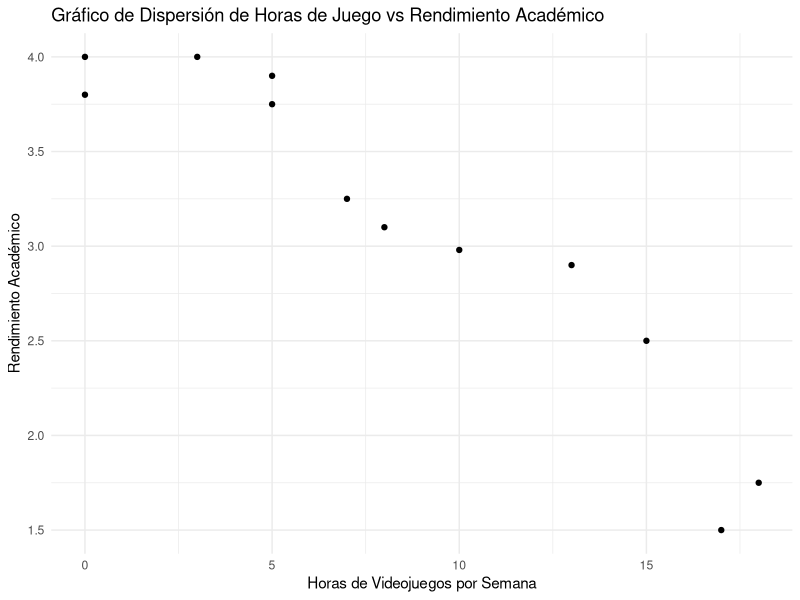
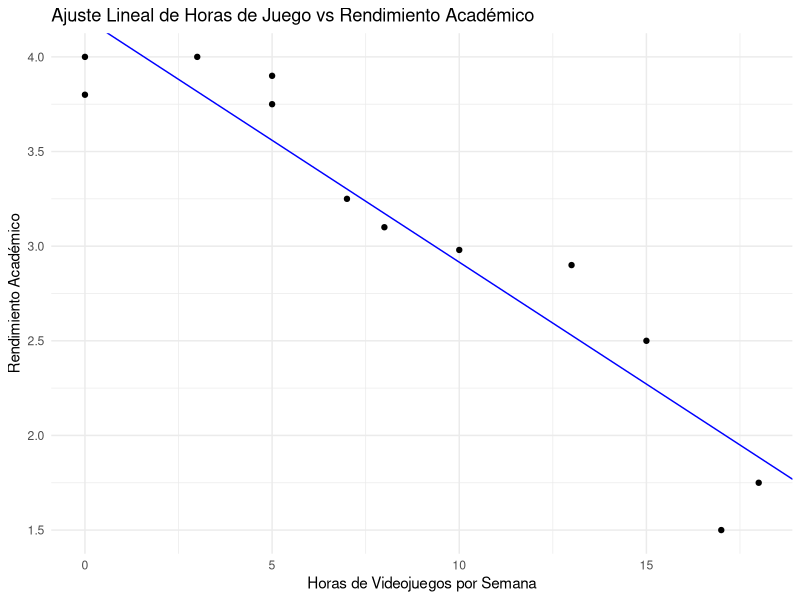

Write R code to recreate these figures, in order.
## ---- chunk 1
# Puntos de datos
horas_juego <- c(0, 15, 3, 5, 5, 0, 13, 8, 7, 17, 18, 10)
rendimiento <- c(4.00, 2.5, 4.0, 3.9, 3.75, 3.8, 2.9, 3.1, 3.25, 1.5, 1.75, 2.98)
## ---- chunk 2
library(ggplot2)

# Creando un dataframe
datos <- data.frame(horas_juego, rendimiento)

# Creando el gráfico
ggplot(datos, aes(x = horas_juego, y = rendimiento)) +
  geom_point() + 
  theme_minimal() +
  labs(title = "Gráfico de Dispersión de Horas de Juego vs Rendimiento Académico",
       x = "Horas de Videojuegos por Semana",
       y = "Rendimiento Académico")
## ---- chunk 3
# Vector x
x <- horas_juego

# Vector U_1
U_1 <- (1/sqrt(12)) * rep(1, 12)
## ---- chunk 4
# Calculamos la media de x
media_x <- mean(horas_juego)

# Calculamos x menos la media de x (x - media_x)
diferencia_x <- horas_juego - media_x

# Calculamos la norma de la diferencia (la longitud del vector diferencia_x)
norma_diferencia_x <- sqrt(sum(diferencia_x^2))

# Finalmente, calculamos U_2 dividiendo la diferencia_x por su norma
U_2 <- diferencia_x / norma_diferencia_x

# Mostramos el vector U_2
U_2
## ---- chunk 5
y = rendimiento
# Asumiendo que las variables y, U_1, y U_2 ya están definidas correctamente
# Producto punto de y y U_1
proyeccion_y_U_1 <- sum(y * U_1)

# Producto punto de y y U_2
proyeccion_y_U_2 <- sum(y * U_2)

# Mostrando los resultados
proyeccion_y_U_1
proyeccion_y_U_2
## ---- chunk 6
# Calculamos los vectores de proyección
PU_1_y <- proyeccion_y_U_1 * U_1
PU_2_y <- proyeccion_y_U_2 * U_2

# El vector media es PU_1 y
vector_media <- PU_1_y

# El vector pendiente es PU_2 y
vector_pendiente <- PU_2_y

# El vector error es la diferencia entre y y todas las proyecciones
vector_error <- y - (vector_media + vector_pendiente)

# Descomposición del vector de observación
y_descomposicion <- vector_media + vector_pendiente + vector_error

# Verificamos la descomposición
y_descomposicion
## ---- chunk 7

# Cálculo de las medias
media_x <- mean(horas_juego)
media_y <- mean(rendimiento)

# Estimación de la pendiente beta_1
beta_1 <- sum((horas_juego - media_x) * (rendimiento - media_y)) / sum((horas_juego - media_x)^2)

# Estimación del término de intercepción beta_0
beta_0 <- media_y - beta_1 * media_x

# Creando el gráfico con la línea de ajuste
ggplot(datos, aes(x = horas_juego, y = rendimiento)) +
  geom_point() +
  geom_abline(intercept = beta_0, slope = beta_1, col = "blue") +
  theme_minimal() +
  labs(title = "Ajuste Lineal de Horas de Juego vs Rendimiento Académico",
       x = "Horas de Videojuegos por Semana",
       y = "Rendimiento Académico")
## ---- chunk 8
# Norma al cuadrado de y
norma_y_cuadrado <- sum(y^2)

# Cuadrado de la proyección sobre U_1
proyeccion_y_U_1_cuadrado <- (sum(y * U_1))^2

# Cuadrado de la proyección sobre U_2
proyeccion_y_U_2_cuadrado <- (sum(y * U_2))^2

# Norma al cuadrado del vector de error
norma_error_cuadrado <- sum(vector_error^2)

# Verificamos la descomposición de Pitágoras
pitagoras_comprobacion <- proyeccion_y_U_1_cuadrado + proyeccion_y_U_2_cuadrado + norma_error_cuadrado

# Mostramos los resultados
norma_y_cuadrado
pitagoras_comprobacion
## ---- chunk 9
# Estimación de la varianza sigma^2
n <- length(y)
grados_libertad <- n - 2
varianza_estimada <- norma_error_cuadrado / grados_libertad

# Mostramos los resultados
varianza_estimada
## ---- chunk 10
# Cálculo del F-test
F_test <- (proyeccion_y_U_2_cuadrado) / (norma_error_cuadrado / grados_libertad)

# Mostramos el valor del F-test
F_test

df1 <- 1 # grados de libertad (sólo una ecuación a contrastar luego un grado de libertad)
df2 <- 10 # grados de libertad de la varianza

# Cuantiles para una distribución F
cuantil_0_9 <- qf(0.9, df1, df2)
cuantil_0_95 <- qf(0.95, df1, df2)
cuantil_0_99 <- qf(0.99, df1, df2)

# Mostrar cuantiles
cuantil_0_9
cuantil_0_95
cuantil_0_99
## ---- chunk 11
# Cálculo del coeficiente de correlación lineal
r <- sum((horas_juego - media_x) * (rendimiento - media_y)) / 
     (sqrt(sum((horas_juego - media_x)^2) * sum((rendimiento - media_y)^2)))

# Mostramos el valor del coeficiente de correlación lineal
r

# Cuadrado del coeficiente de correlación lineal para comparar con F-test
r_cuadrado <- r^2
r_cuadrado
